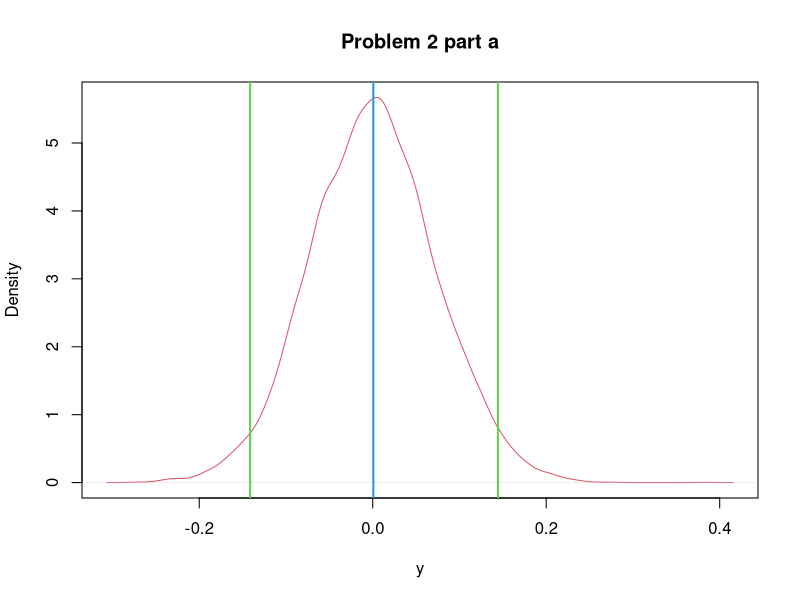
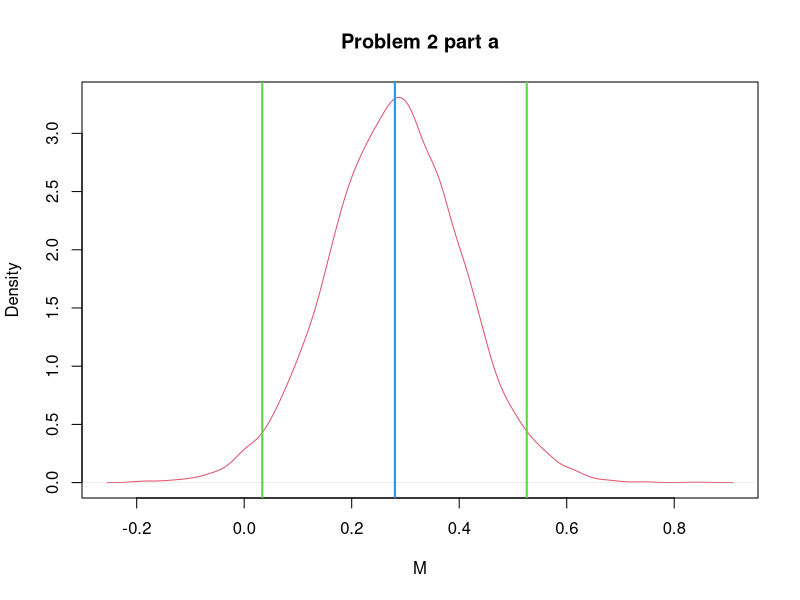
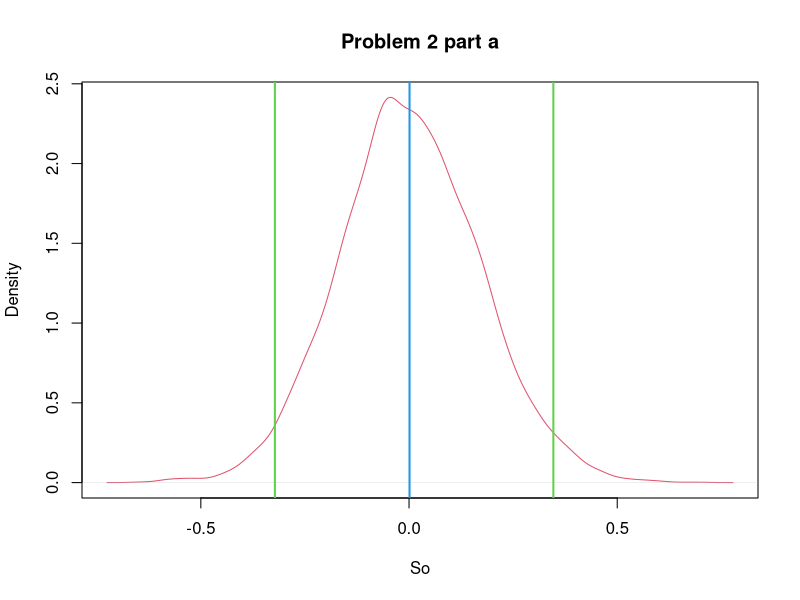
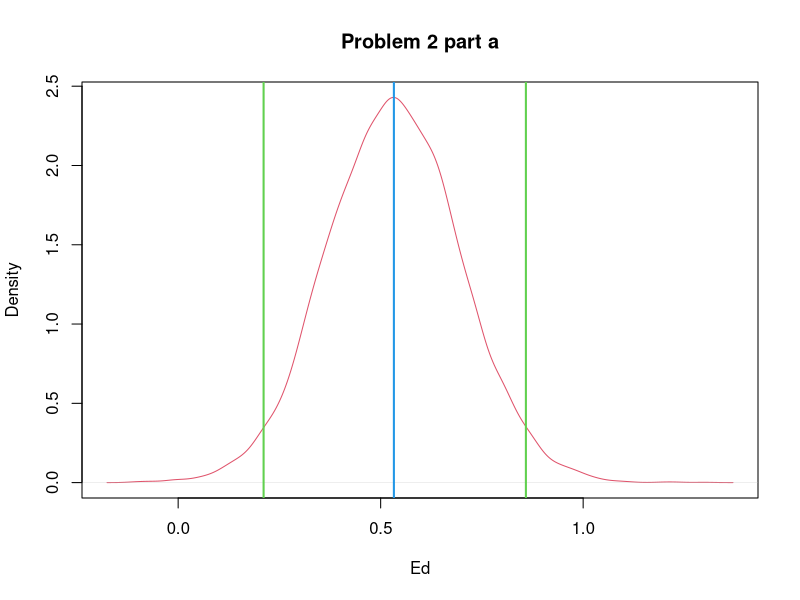
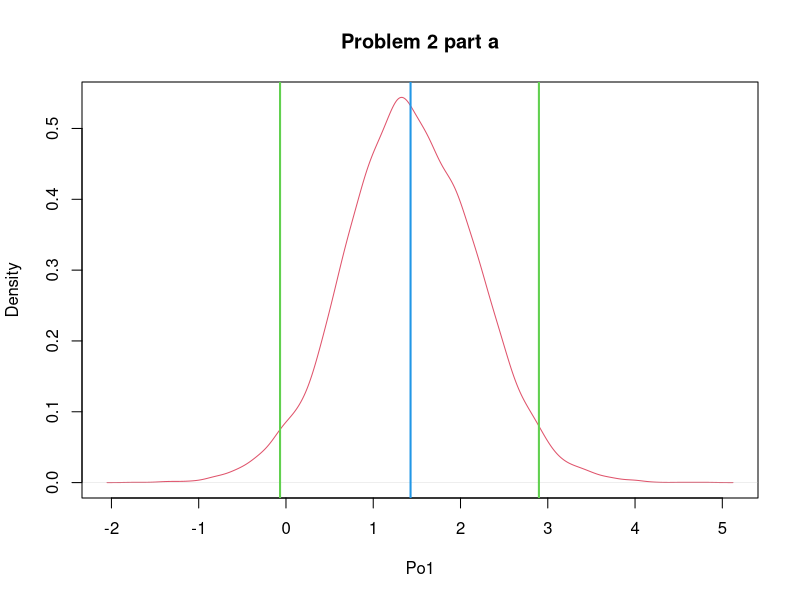
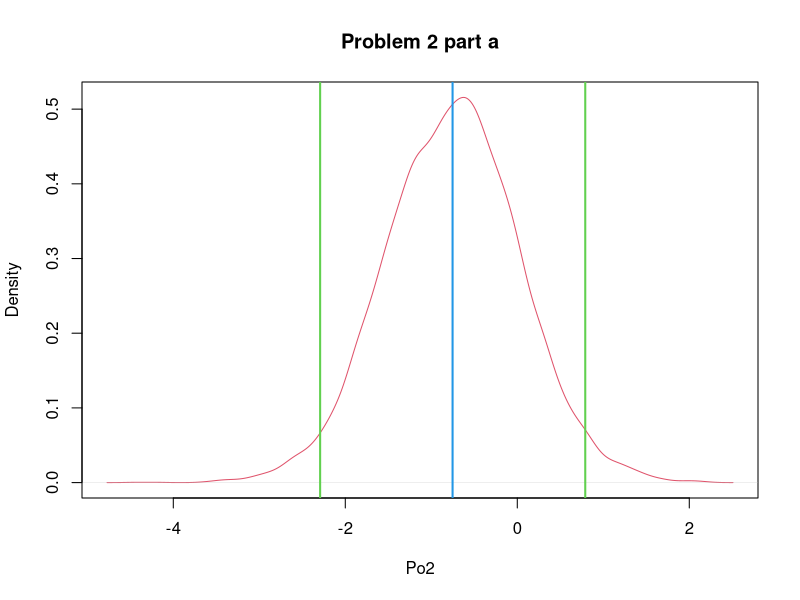
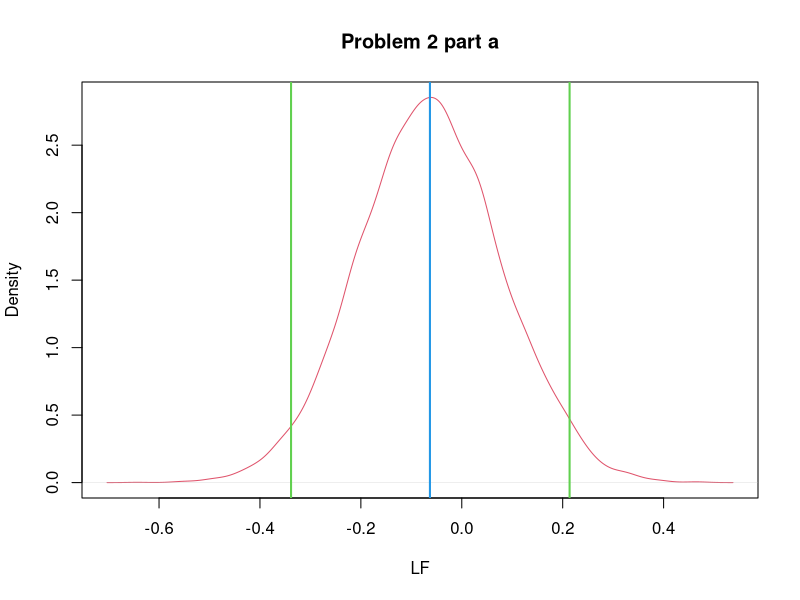
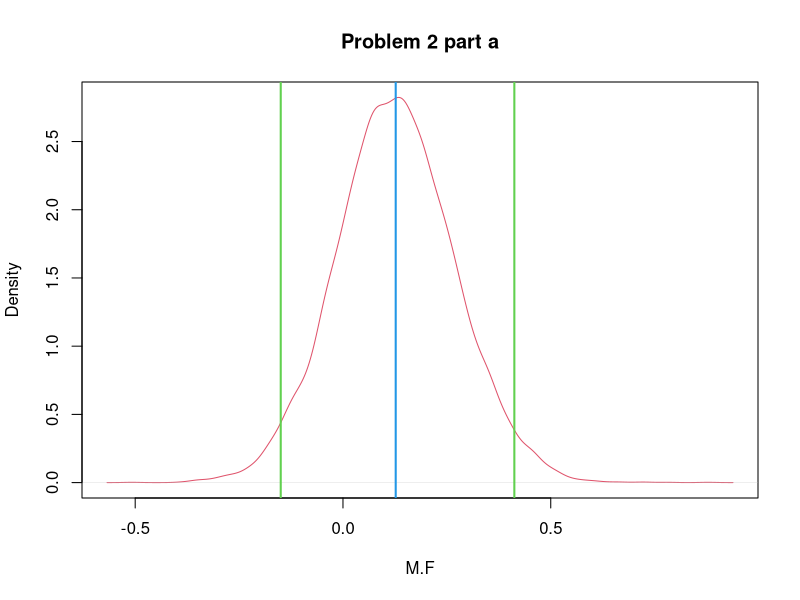

Source code (R) for these figures, in order: (Note: a time limit stopped this script after it produced the figures.)
#Problem 2 
#part a
crime = read.table("crime.dat", header = TRUE)
y = as.matrix(crime[,1])
X = as.matrix(cbind(rep(1, dim(y)[1], 1),crime[,-1]))
g = length(y)
nu_0 = 2
sigma2_0 = 1
n = dim(X)[1]
m = dim(X)[2]
t = 10000
Hg = (g/(g+1))*X%*%solve(t(X)%*%X)%*%t(X)
SSR = t(y)%*%(diag(1, nrow = n)-Hg)%*%y
sigma2 = 1/rgamma(t, (nu_0+n)/2, (nu_0*sigma2_0+SSR)/2)
Vb = g*solve(t(X)%*%X)/(g+1)
Eb = Vb%*%t(X)%*%y
E = matrix(rnorm(t*m, 0, sqrt(sigma2)), t, m)
beta = t(t(E%*%chol(Vb))+c(Eb));
par(mfrow = c(2, 2))
beta_mean=numeric(m)
beta_l=numeric(m)
beta_u=numeric(m)
dev.off()
for (i in 1:m) {
  plot(density(beta[,i]), col = 2, lwd = 1, xlab = names(crime)[i], main = "Problem 2 part a");
  abline(v = quantile(beta[,i], c(0.025, 0.975))[1], col = 3, lwd = 2);
  abline(v = quantile(beta[,i], c(0.025, 0.975))[2], col = 3, lwd = 2);
  abline(v = mean(beta[,i]), col = 4, lwd = 2);
  beta_mean[i]=mean(beta[,i])
  beta_l[i]=quantile(beta[,i], c(0.025, 0.975))[1]
  beta_u[i]=quantile(beta[,i], c(0.025, 0.975))[2]
}
beta_mean
beta_l
beta_u
# Least squares estimates
LS = lm(y ~ M+So+Ed+Po1+Po2+LF+M.F+Pop+NW+U1+U2+GDP+Ineq+Prob+Time, data = crime)
summary(LS)
MSE = sum(LS$residuals^2) / (n - 16);
#upper 95% bound
LS$coefficients +qt(1 - 0.05 / 2, df = n - 16) * sqrt(diag(MSE * solve(t(X) %*% X)))
#lower 95% bound
LS$coefficients - qt(1 - 0.05 / 2, df = n - 16) * sqrt(diag(MSE * solve(t(X) %*% X)))


#Part b (i)

set.seed(1);
tr = sample(1:n, n/2);
te = (1:n)[-tr];
X_tr = X[tr,];
X_te = X[te,];
y_tr = y[tr,];
y_te = y[te,];
beta_ols = solve(t(X_tr)%*%X_tr)%*%t(X_tr)%*%y_tr;
y_ols = X_te%*%beta_ols;
dev.off()
plot(y_te, y_ols, xlab = "y_te", ylab = "y_ols", main='Problem 2 part b (i)', xlim = c(-2, 4), ylim = c(-2, 4), asp = 1);
abline(c(0, 0), c(1, 1), col = "red");
sum((y_ols-y_te)^2)/length(y_te)

#Part b (ii)

g = length(y_tr);
nu_0 = 2;
sigma2_0 = 1;
n = dim(X_tr)[1];
m = dim(X_tr)[2];
t = 10000;
Hg = (g/(g+1))*X_tr%*%solve(t(X_tr)%*%X_tr)%*%t(X_tr);
SSR = t(y_tr)%*%(diag(1, nrow = n)-Hg)%*%y_tr;
sigma2 = 1/rgamma(t, (nu_0+n)/2, (nu_0*sigma2_0+SSR)/2);
Vb = g*solve(t(X_tr)%*%X_tr)/(g+1);
Eb = Vb%*%t(X_tr)%*%y_tr;
E = matrix(rnorm(t*m, 0, sqrt(sigma2)), t, m);
beta_bayes = colMeans(t(t(E%*%chol(Vb))+c(Eb)));
y_bayes = X_te%*%beta_bayes;
plot(y_te, y_bayes, xlab = "y_te", ylab = "y_bayes", main='Problem 2 part b (ii)', xlim = c(-2, 4), ylim = c(-2, 4), asp = 1);
abline(c(0, 0), c(1, 1), col = "red");
sum((y_bayes-y_te)^2)/length(y_te);

#Part c

t1 = 10000;
error_ols = rep(NA, 1, t1);
error_bayes = rep(NA, 1, t1);
for (i in 1:t1) {
  set.seed(i);
  n = 47;
  tr = sample(1:n, n/2);
  te = (1:n)[-tr];
  X_tr = X[tr,];
  X_te = X[te,];
  y_tr = y[tr,];
  y_te = y[te,];
  beta_ols = solve(t(X_tr)%*%X_tr)%*%t(X_tr)%*%y_tr;
  y_ols = X_te%*%beta_ols;
  error_ols[i] = sum((y_ols-y_te)^2)/length(y_te)
  g = length(y_tr);
  nu_0 = 2;
  sigma2_0 = 1;
  n = dim(X_tr)[1];
  m = dim(X_tr)[2];
  t = 10000;
  Hg = (g/(g+1))*X_tr%*%solve(t(X_tr)%*%X_tr)%*%t(X_tr);
  SSR = t(y_tr)%*%(diag(1, nrow = n)-Hg)%*%y_tr;
  sigma2 = 1/rgamma(t, (nu_0+n)/2, (nu_0*sigma2_0+SSR)/2);
  Vb = g*solve(t(X_tr)%*%X_tr)/(g+1);
  Eb = Vb%*%t(X_tr)%*%y_tr;
  E = matrix(rnorm(t*m, 0, sqrt(sigma2)), t, m);
  beta_bayes = colMeans(t(t(E%*%chol(Vb))+c(Eb)));
  y_bayes = X_te%*%beta_bayes;
  error_bayes[i] = sum((y_bayes-y_te)^2)/length(y_te);
}
mean(error_ols)
mean(error_bayes)
